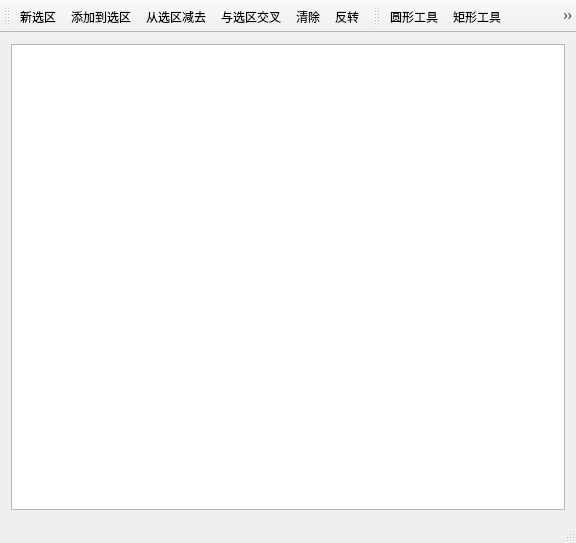
<?xml version="1.0" encoding="UTF-8"?>
<ui version="4.0">
 <class>MaskEditor</class>
 <widget class="QMainWindow" name="MaskEditor">
  <property name="geometry">
   <rect>
    <x>0</x>
    <y>0</y>
    <width>576</width>
    <height>543</height>
   </rect>
  </property>
  <property name="windowTitle">
   <string>MaskEditor</string>
  </property>
  <widget class="QWidget" name="centralWidget">
   <layout class="QHBoxLayout" name="horizontalLayout">
    <item>
     <widget class="GraphicsView" name="graphicsView">
      <property name="minimumSize">
       <size>
        <width>0</width>
        <height>0</height>
       </size>
      </property>
      <property name="sizeAdjustPolicy">
       <enum>QAbstractScrollArea::AdjustToContents</enum>
      </property>
     </widget>
    </item>
   </layout>
  </widget>
  <widget class="QStatusBar" name="statusBar"/>
  <widget class="QToolBar" name="toolBar">
   <property name="windowTitle">
    <string>toolBar</string>
   </property>
   <attribute name="toolBarArea">
    <enum>TopToolBarArea</enum>
   </attribute>
   <attribute name="toolBarBreak">
    <bool>true</bool>
   </attribute>
   <addaction name="actionNew"/>
   <addaction name="actionAdd"/>
   <addaction name="actionSubtract"/>
   <addaction name="actionIntersect"/>
   <addaction name="actionClear"/>
   <addaction name="actionReverse"/>
  </widget>
  <widget class="QToolBar" name="toolBar_2">
   <property name="windowTitle">
    <string>toolBar_2</string>
   </property>
   <attribute name="toolBarArea">
    <enum>TopToolBarArea</enum>
   </attribute>
   <attribute name="toolBarBreak">
    <bool>false</bool>
   </attribute>
   <addaction name="actionEllipse"/>
   <addaction name="actionRect"/>
   <addaction name="actionPolygon"/>
  </widget>
  <action name="actionEllipse">
   <property name="checkable">
    <bool>true</bool>
   </property>
   <property name="icon">
    <iconset resource="resource.qrc">
     <normaloff>:/images/mask_ellipse.png</normaloff>:/images/mask_ellipse.png</iconset>
   </property>
   <property name="text">
    <string>圆形工具</string>
   </property>
  </action>
  <action name="actionRect">
   <property name="checkable">
    <bool>true</bool>
   </property>
   <property name="icon">
    <iconset resource="resource.qrc">
     <normaloff>:/images/mask_rectangle.png</normaloff>:/images/mask_rectangle.png</iconset>
   </property>
   <property name="text">
    <string>矩形工具</string>
   </property>
  </action>
  <action name="actionNew">
   <property name="checkable">
    <bool>true</bool>
   </property>
   <property name="icon">
    <iconset resource="resource.qrc">
     <normaloff>:/images/mask_new.png</normaloff>:/images/mask_new.png</iconset>
   </property>
   <property name="text">
    <string>新选区</string>
   </property>
  </action>
  <action name="actionAdd">
   <property name="checkable">
    <bool>true</bool>
   </property>
   <property name="icon">
    <iconset resource="resource.qrc">
     <normaloff>:/images/mask_add.png</normaloff>:/images/mask_add.png</iconset>
   </property>
   <property name="text">
    <string>添加到选区</string>
   </property>
  </action>
  <action name="actionSubtract">
   <property name="checkable">
    <bool>true</bool>
   </property>
   <property name="icon">
    <iconset resource="resource.qrc">
     <normaloff>:/images/mask_subtract.png</normaloff>:/images/mask_subtract.png</iconset>
   </property>
   <property name="text">
    <string>从选区减去</string>
   </property>
  </action>
  <action name="actionIntersect">
   <property name="checkable">
    <bool>true</bool>
   </property>
   <property name="icon">
    <iconset resource="resource.qrc">
     <normaloff>:/images/mask_intersect.png</normaloff>:/images/mask_intersect.png</iconset>
   </property>
   <property name="text">
    <string>与选区交叉</string>
   </property>
  </action>
  <action name="actionClear">
   <property name="icon">
    <iconset resource="resource.qrc">
     <normaloff>:/images/clear.png</normaloff>:/images/clear.png</iconset>
   </property>
   <property name="text">
    <string>清除</string>
   </property>
  </action>
  <action name="actionReverse">
   <property name="icon">
    <iconset resource="resource.qrc">
     <normaloff>:/images/mask_reverse.png</normaloff>:/images/mask_reverse.png</iconset>
   </property>
   <property name="text">
    <string>反转</string>
   </property>
  </action>
  <action name="actionUndo">
   <property name="icon">
    <iconset resource="resource.qrc">
     <normaloff>:/images/undo.png</normaloff>:/images/undo.png</iconset>
   </property>
   <property name="text">
    <string>撤消</string>
   </property>
  </action>
  <action name="actionRedo">
   <property name="icon">
    <iconset resource="resource.qrc">
     <normaloff>:/images/redo.png</normaloff>:/images/redo.png</iconset>
   </property>
   <property name="text">
    <string>重作</string>
   </property>
  </action>
  <action name="actionPolygon">
   <property name="checkable">
    <bool>true</bool>
   </property>
   <property name="icon">
    <iconset resource="resource.qrc">
     <normaloff>:/images/polygon.png</normaloff>:/images/polygon.png</iconset>
   </property>
   <property name="text">
    <string>多边形工具</string>
   </property>
   <property name="toolTip">
    <string>多边形工具</string>
   </property>
  </action>
 </widget>
 <layoutdefault spacing="6" margin="11"/>
 <customwidgets>
  <customwidget>
   <class>GraphicsView</class>
   <extends>QGraphicsView</extends>
   <header>graphicsview.h</header>
  </customwidget>
 </customwidgets>
 <resources>
  <include location="resource.qrc"/>
 </resources>
 <connections/>
</ui>
